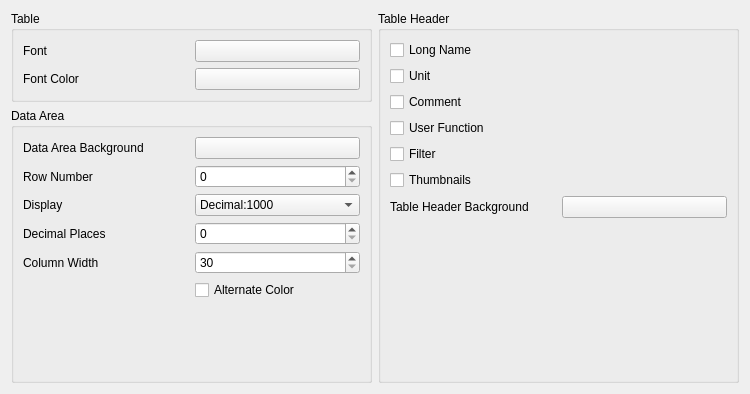
<?xml version="1.0" encoding="UTF-8"?>
<ui version="4.0">
 <class>BookSettings</class>
 <widget class="QWidget" name="BookSettings">
  <property name="geometry">
   <rect>
    <x>0</x>
    <y>0</y>
    <width>750</width>
    <height>394</height>
   </rect>
  </property>
  <property name="windowTitle">
   <string>Form</string>
  </property>
  <layout class="QHBoxLayout" name="horizontalLayout">
   <item>
    <layout class="QVBoxLayout" name="verticalLayout_4">
     <item>
      <widget class="QGroupBox" name="groupBox">
       <property name="title">
        <string>Table</string>
       </property>
       <layout class="QVBoxLayout" name="verticalLayout">
        <item>
         <layout class="QGridLayout" name="gridLayout">
          <item row="1" column="1">
           <widget class="GuiUtils::FontPushButton" name="btn_font">
            <property name="text">
             <string/>
            </property>
           </widget>
          </item>
          <item row="1" column="0">
           <widget class="QLabel" name="label">
            <property name="text">
             <string>Font</string>
            </property>
           </widget>
          </item>
          <item row="2" column="0">
           <widget class="QLabel" name="label_3">
            <property name="text">
             <string>Font Color</string>
            </property>
           </widget>
          </item>
          <item row="2" column="1">
           <widget class="GuiUtils::ColorPushButton" name="btn_fontColor">
            <property name="text">
             <string/>
            </property>
           </widget>
          </item>
         </layout>
        </item>
       </layout>
      </widget>
     </item>
     <item>
      <widget class="QGroupBox" name="groupBox_2">
       <property name="title">
        <string>Data Area</string>
       </property>
       <layout class="QGridLayout" name="gridLayout_4">
        <item row="2" column="0">
         <spacer name="verticalSpacer">
          <property name="orientation">
           <enum>Qt::Vertical</enum>
          </property>
          <property name="sizeHint" stdset="0">
           <size>
            <width>20</width>
            <height>40</height>
           </size>
          </property>
         </spacer>
        </item>
        <item row="0" column="0">
         <layout class="QGridLayout" name="gridLayout_3">
          <item row="8" column="1">
           <widget class="QCheckBox" name="cb_alternateColor">
            <property name="text">
             <string>Alternate Color</string>
            </property>
           </widget>
          </item>
          <item row="2" column="0">
           <widget class="QLabel" name="label_4">
            <property name="text">
             <string>Data Area Background</string>
            </property>
           </widget>
          </item>
          <item row="2" column="1">
           <widget class="GuiUtils::ColorPushButton" name="btn_DatabackgroundColor">
            <property name="text">
             <string/>
            </property>
           </widget>
          </item>
          <item row="5" column="0">
           <widget class="QLabel" name="label_2">
            <property name="text">
             <string>Display</string>
            </property>
           </widget>
          </item>
          <item row="4" column="0">
           <widget class="QLabel" name="label_5">
            <property name="text">
             <string>Row Number</string>
            </property>
           </widget>
          </item>
          <item row="5" column="1">
           <widget class="QComboBox" name="cbo_display">
            <item>
             <property name="text">
              <string>Decimal:1000</string>
             </property>
            </item>
            <item>
             <property name="text">
              <string>Scientific:1E3</string>
             </property>
            </item>
            <item>
             <property name="text">
              <string>Decimal:1,000</string>
             </property>
            </item>
           </widget>
          </item>
          <item row="4" column="1">
           <widget class="QSpinBox" name="sbox_Number">
            <property name="maximum">
             <number>999999999</number>
            </property>
           </widget>
          </item>
          <item row="7" column="0">
           <widget class="QLabel" name="label_6">
            <property name="text">
             <string>Column Width</string>
            </property>
           </widget>
          </item>
          <item row="7" column="1">
           <widget class="QSpinBox" name="sbx_columnWidth">
            <property name="minimum">
             <number>30</number>
            </property>
            <property name="maximum">
             <number>300</number>
            </property>
           </widget>
          </item>
          <item row="6" column="1">
           <widget class="QSpinBox" name="sbx_decimalPlace"/>
          </item>
          <item row="6" column="0">
           <widget class="QLabel" name="label_7">
            <property name="text">
             <string>Decimal Places</string>
            </property>
           </widget>
          </item>
         </layout>
        </item>
       </layout>
      </widget>
     </item>
    </layout>
   </item>
   <item>
    <layout class="QVBoxLayout" name="verticalLayout_2">
     <item>
      <widget class="QGroupBox" name="groupBox_4">
       <property name="title">
        <string>Table Header</string>
       </property>
       <layout class="QVBoxLayout" name="verticalLayout_3">
        <item>
         <layout class="QGridLayout" name="gridLayout_5">
          <item row="1" column="0">
           <widget class="QCheckBox" name="cb_Unit">
            <property name="text">
             <string>Unit</string>
            </property>
           </widget>
          </item>
          <item row="2" column="0">
           <widget class="QCheckBox" name="cb_Comment">
            <property name="text">
             <string>Comment</string>
            </property>
           </widget>
          </item>
          <item row="3" column="0">
           <widget class="QCheckBox" name="cb_User">
            <property name="text">
             <string>User Function</string>
            </property>
           </widget>
          </item>
          <item row="4" column="0">
           <widget class="QCheckBox" name="cb_Filter">
            <property name="text">
             <string>Filter</string>
            </property>
           </widget>
          </item>
          <item row="0" column="0">
           <widget class="QCheckBox" name="cb_LongName">
            <property name="text">
             <string>Long Name</string>
            </property>
           </widget>
          </item>
          <item row="5" column="0">
           <widget class="QCheckBox" name="cb_Sparklines">
            <property name="text">
             <string>Thumbnails</string>
            </property>
           </widget>
          </item>
         </layout>
        </item>
        <item>
         <layout class="QGridLayout" name="gridLayout_2">
          <item row="0" column="0">
           <widget class="QLabel" name="HeaderColor">
            <property name="text">
             <string>Table Header Background</string>
            </property>
           </widget>
          </item>
          <item row="0" column="1">
           <widget class="GuiUtils::ColorPushButton" name="btn_HeaderColor">
            <property name="text">
             <string/>
            </property>
           </widget>
          </item>
         </layout>
        </item>
        <item>
         <spacer name="verticalSpacer_2">
          <property name="orientation">
           <enum>Qt::Vertical</enum>
          </property>
          <property name="sizeHint" stdset="0">
           <size>
            <width>20</width>
            <height>40</height>
           </size>
          </property>
         </spacer>
        </item>
       </layout>
      </widget>
     </item>
    </layout>
   </item>
  </layout>
 </widget>
 <customwidgets>
  <customwidget>
   <class>GuiUtils::ColorPushButton</class>
   <extends>QPushButton</extends>
   <header>comguiutils/colorpushbutton.h</header>
  </customwidget>
  <customwidget>
   <class>GuiUtils::FontPushButton</class>
   <extends>QPushButton</extends>
   <header>comguiutils/fontpushbutton.h</header>
  </customwidget>
 </customwidgets>
 <resources/>
 <connections/>
 <slots>
  <slot>checkBoxClicked(bool)</slot>
 </slots>
</ui>
